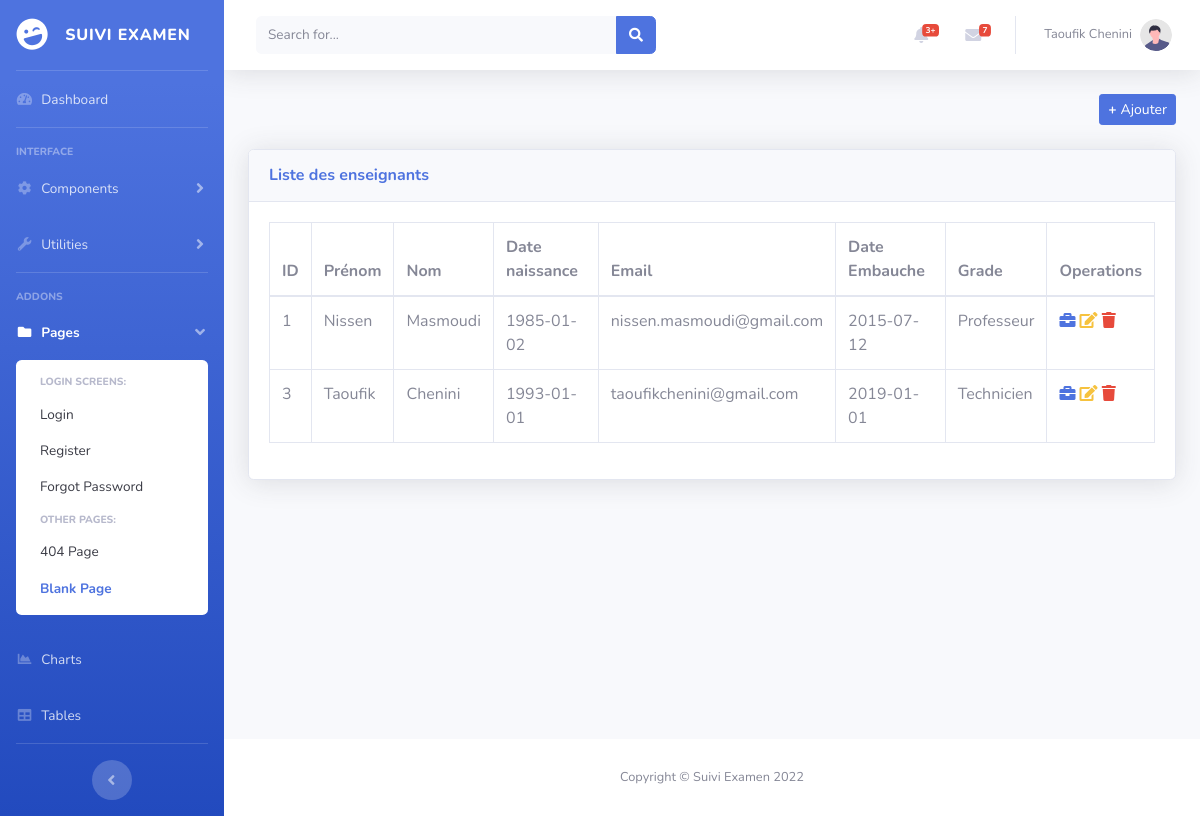
Screenshot of /admin/manage_teacher.php with the database file from the repository.
### tables this page shows
CREATE TABLE `enseignant` (
  `numEns` int(11) NOT NULL,
  `nom` varchar(50) NOT NULL,
  `prenom` varchar(50) NOT NULL,
  `dateNaissance` date NOT NULL,
  `photo` varchar(150) NOT NULL,
  `adresseMail` varchar(100) NOT NULL,
  `dateEmbauche` date NOT NULL,
  `grade` varchar(100) NOT NULL,
  `password` varchar(100) NOT NULL
);

### admin/manage_teacher.php (the view, shortened to what this page needs)
<?php
include('includes/header.php');
include('includes/navbar.php');
include('config/dbconn.php');
$query="SELECT * from enseignant";
$res=mysqli_query($con, $query);
?>
 <div class="container-fluid">
    <div class="d-sm-flex align-items-center justify-content-between mb-4">
        <a href="add_teacher.php" class="d-none d-sm-inline-block btn btn-sm btn-primary shadowsm"> <b> + </b>Ajouter </a>
    </div>
    <div class="card shadow mb-4">
                        <div class="card-header py-3">
                            <h6 class="m-0 font-weight-bold text-primary">Liste des enseignants</h6>
                        </div>
                        <div class="card-body">
                            <div class="table-responsive">
                                <table class="table table-bordered" id="dataTable" width="100%" cellspacing="0">
                                    <thead>
                                        <tr>
                                            <th>ID</th>
                                            <th>Prénom</th>
                                            <th>Nom</th>
                                            <th>Date naissance</th>
                                            <th>Email</th>
                                            <th>Date Embauche</th>
                                            <th>Grade</th>
                                            <th>Operations</th>
                                        </tr>
                                    </thead>
                                    <tbody>
                                        <?php $i = 0;
                                        foreach($res as $data){
                                            $i++; ?>
                                        <tr>
                                            <td><?php echo $data['numEns']; ?></td>
                                            <td><?php echo $data['prenom']; ?></td>
                                            <td><?php echo $data['nom']; ?></td>
                                            <td><?php echo $data['dateNaissance']; ?></td>
                                            <td><?php echo $data['adresseMail']; ?></td>
                                            <td><?php echo $data['dateEmbauche']; ?></td>
                                            <td><?php echo $data['grade']; ?></td>
                                            <td>
                                            <a href="affect_subject.php?id_teacher=<?php echo $data['numEns']; ?>" title="Liste des matières affectué" class="icon-lg text-suucess">
                                            <i class="fas fa-briefcase"></i>
                                                </a>
                                                <a href="edit_teacher.php?id_row=<?php echo $data['numEns']; ?>" title="Modifier" class="icon-lg text-warning">
                                                    <i class="fas fa-edit"></i>
                                                </a>
                                                <a href="" data-target="#modal_delete<?php echo $data['numEns']?>" data-toggle="modal" class="icon-lg text-danger ">
                                                    <i class="fas fa-trash"></i>
                                                </a>
                                            </td>
                                        </tr>
                                        <?php } ?>
                                    </tbody>
                                </table>
                            </div>
                        </div>
                    </div>
</div>
<?php
include('includes/footer.php');
include('includes/scripts.php');
?>

### rows the page displays
enseignant: numEns "1", prenom "Nissen", nom "Masmoudi", dateNaissance "1985-01-02", adresseMail "nissen.masmoudi@gmail.com", dateEmbauche "2015-07-12", grade "Professeur"
enseignant: numEns "3", prenom "Taoufik", nom "Chenini", dateNaissance "1993-01-01", adresseMail "taoufikchenini@gmail.com", dateEmbauche "2019-01-01", grade "Technicien"
